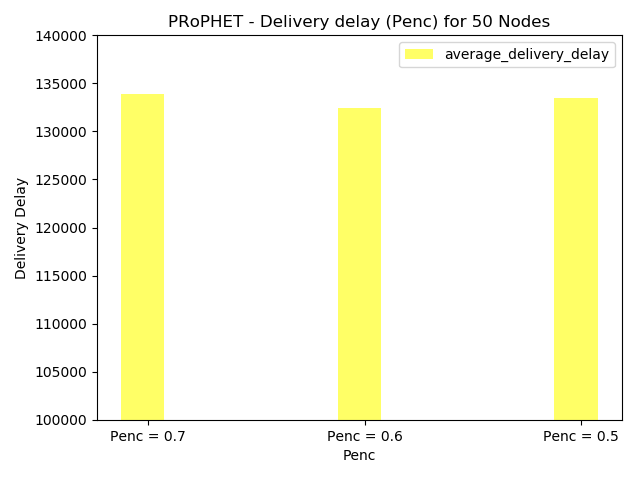

Generate this figure with Python:
# -*- coding: utf-8 -*-
"""
Created on Tue Sep 18 11:52:35 2018

@author: krishanth
"""

# -*- coding: utf-8 -*-
"""
Created on Tue Sep 18 10:47:05 2018

@author: krishanth
"""

#!/usr/bin/python
# Script to plot the stats extracted related to sent
# packets.
#
# Author: Asanga Udugama (adu@comnets.uni-bremen.de)
# Date: 22-aug-2017

import numpy as np
import matplotlib.pyplot as plt

n_groups = 3
   
average_delivery_delay = (133841, 132459, 133503)
#Delivery_Rate = (63.10, 61.55, 58.5, 54.26, 50, 47.12  ) 


fig, ax = plt.subplots()

index = np.arange(n_groups)
bar_width = 0.2

opacity = 0.6

rects1 = plt.bar(index, average_delivery_delay, bar_width,
                 alpha=opacity,
                 color='yellow', label='average_delivery_delay')

plt.xlabel('Penc')
plt.ylabel('Delivery Delay')

plt.title('PRoPHET - Delivery delay (Penc) for 50 Nodes')
plt.xticks(index + (bar_width * 0.125), ('Penc = 0.7','Penc = 0.6', 'Penc = 0.5'))
plt.ylim(100000, 140000)

plt.legend()

plt.tight_layout()
plt.show()
